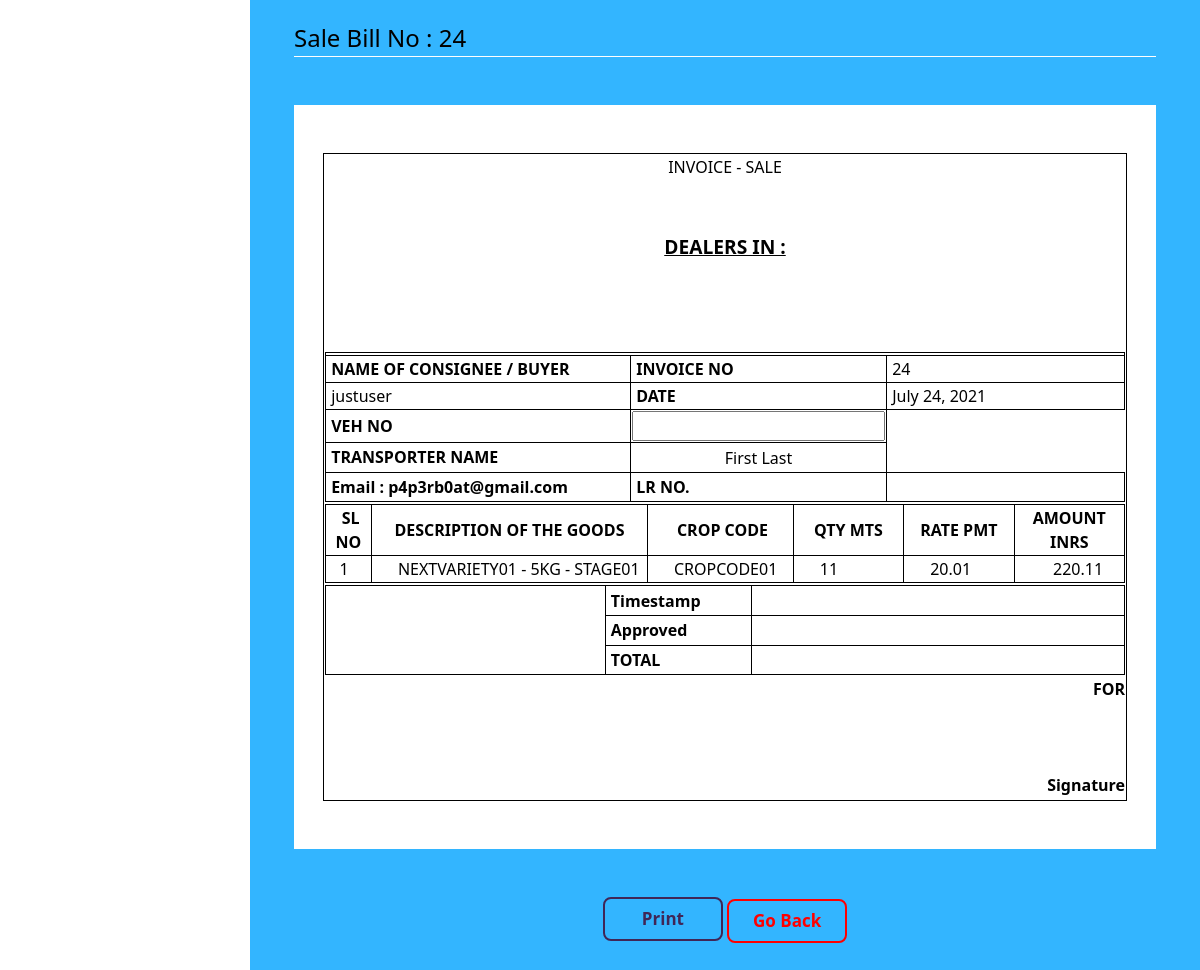
Page /sales/24 on the earlier database version.
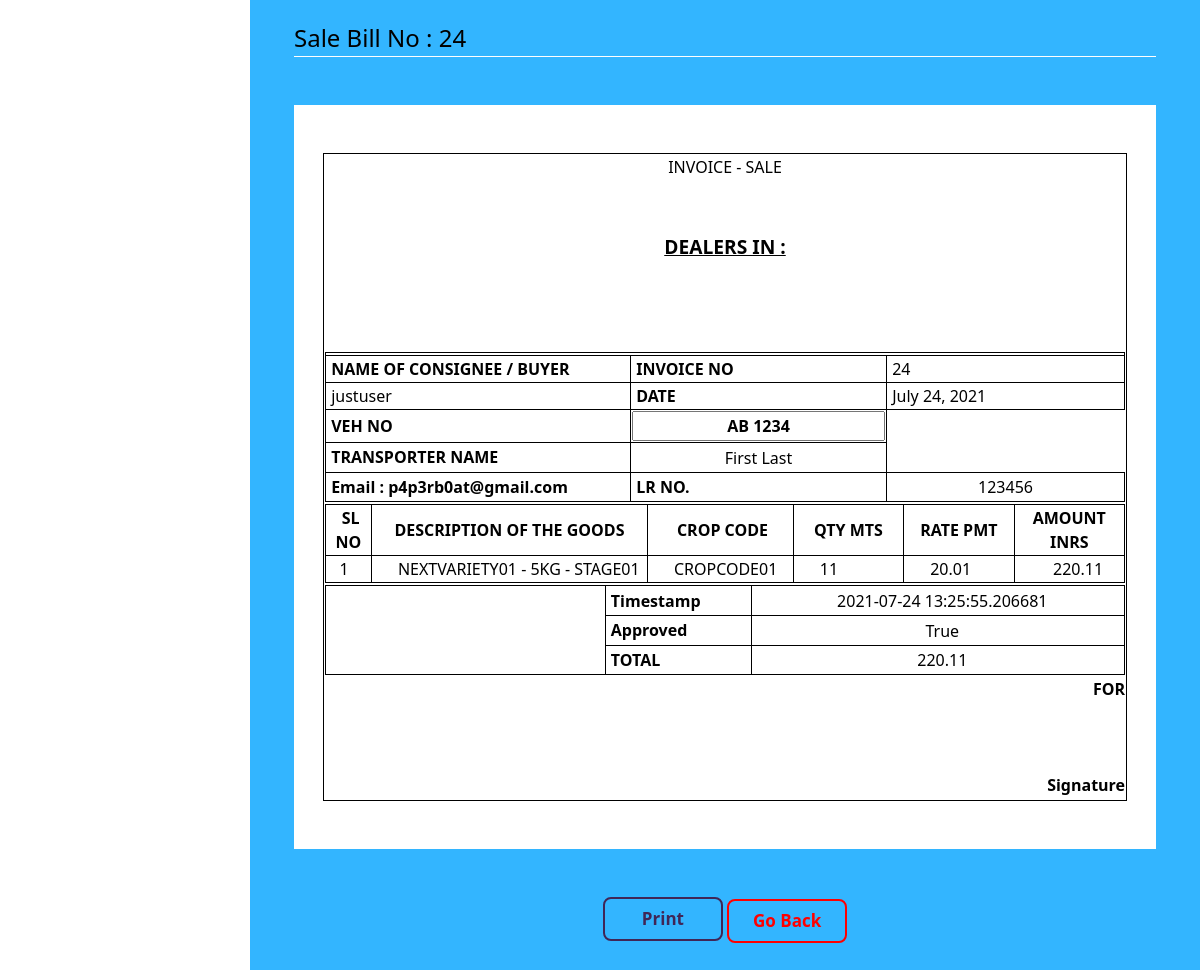
Same page on the later database version.
### umasagar/models.py (models this page shows, shortened)
class TimeStamp(models.Model):
    time = models.DateTimeField(auto_now_add = True)
    user = models.ForeignKey(MyUser,on_delete = models.CASCADE)
    class Meta:
        abstract = True

class SaleBillDetails(TimeStamp):
    user = models.ForeignKey(MyUser,on_delete = models.CASCADE,blank = True,null=True)
    billno = models.ForeignKey(SaleBill, on_delete = models.CASCADE, related_name='saledetailsbillno')
    eway = models.CharField(max_length=50, blank=True, null=True)
    veh = models.CharField(max_length=50, blank=True, null=True)
    destination = models.TextField(blank=True, null=True)
    po = models.CharField(max_length=50, blank=True, null=True)
    transporter = models.CharField(max_length=50, default = 'First Last')
    cgst = models.CharField(max_length=50, blank=True, null=True)
    sgst = models.CharField(max_length=50, blank=True, null=True)
    igst = models.CharField(max_length=50, blank=True, null=True)
    cess = models.CharField(max_length=50, blank=True, null=True)
    tcs = models.BooleanField(default = False)
    total = models.CharField(max_length=50, blank=True, null=True)

### umasagar/views.py (the view)
# urls.py: path('sales/<billno>', SaleBillView.as_view(), name="sale-bill"),
class SaleBillView(View):
    template_name = "sale_bill.html"
    def get(self, request, billno):
        bill = SaleBill.objects.get(billno=billno)
        items = SaleItem.objects.filter(billno=billno)
        billdetails = SaleBillDetails.objects.get(billno=billno)
        context = {
            'bill'          : bill,
            'items'         : items,
            'billdetails'   : billdetails,
        }
        return render(request, self.template_name, context)

### umasagar/models.py (called while the page is built)
	def __str__(self):
		return self.crop_code

	def __str__(self):
		return self.stage

	def __str__(self):
		return self.variety_code

	def __str__(self):
		return self.uom

	def __str__(self):
		return str(self.variety_code)

### umasagar/templates/sale_bill.html (shortened to what the changed rows need)
{% extends 'bill_base.html' %}
{% load static %}
{% block content %}
    <br><br>
    <form method="post">
        <div class="bg">
            <br><br>
            <div id="printArea" class="bg">
                <table class="outer-box inner-box" style="width: 800px; margin-left: auto; margin-right: auto;">
                    <tbody>
                        <tr>
                            <td>
                            <table class="outer-box" style="width: 800px; margin-left: auto; margin-right: auto;">
                                <tbody>
                                    <tr>
                                        <td class="inner-box align-middle" style="width: 25%;"> <input type="text" name="veh" class="align-middle" style="font-weight: bold;" value="{% if billdetails.veh %}{{ billdetails.veh }}{% endif %}"> </td>
                                    </tr>
                                    <tr>
                                        <td class="inner-box align-middle" style="width: 25%;"> <input type="text" name="transporter" class="align-middle" style="border: 0; overflow: hidden;" value="{% if billdetails.transporter %}{{ billdetails.transporter }}{% endif %}"> </td>
                                    </tr>
                                    <tr>
                                        <td class="inner-box align-middle" style="width: 25%;"> <input type="text" name="po" class="align-middle" style="border: 0; overflow: hidden;" value="{% if billdetails.po %}{{ billdetails.po }}{% endif %}"> </td>
                                    </tr>
                                </tbody>
                            </table>
                            </td>
                        </tr>
                        <tr>
                            <td>
                            <table class="outer-box inner-box" style="width: 800px; margin-left: auto; margin-right: auto;">
                                <tbody>
                                    <tr>
                                        <td class="inner-box align-middle">&nbsp; <input type="text" name="igst" class="align-middle" pattern="[0-9]+\.[0-9]+" style="border: 0; overflow: hidden;" value="{% if billdetails.igst %}{{ billdetails.igst }}{% endif %}"></td>
                                    </tr>
                                    <tr>
                                        <td class="inner-box align-middle">&nbsp; <input type="text" name="tcs" class="align-middle" pattern="[0-9]+\.[0-9]+" style="border: 0; overflow: hidden;" value="{% if billdetails.tcs %}{{ billdetails.tcs }}{% endif %}"></td>
                                    </tr>
                                    <tr>
                                        <td class="inner-box align-middle">&nbsp; <input type="text" name="total" class="align-middle" pattern="[0-9]+\.[0-9]+" style="border: 0; overflow: hidden;" value="{% if billdetails.total %}{{ billdetails.total }}{% endif %}"> </td>
                                    </tr>
                                </tbody>
                            </table>
                            </td>
                        </tr>
                    </tbody>
                </table>
            </div>
            <br><br>
        </div>
        <br><br>
    </form>
{% endblock %}

Differences in the rows shown:
changed SaleBillDetails "First Last": veh (not shown) → "AB 1234"; po (not shown) → "123456"; igst (not shown) → "2021-07-24 13:25:55.206681"; tcs (not shown) → "True"; total (not shown) → "220.11"
